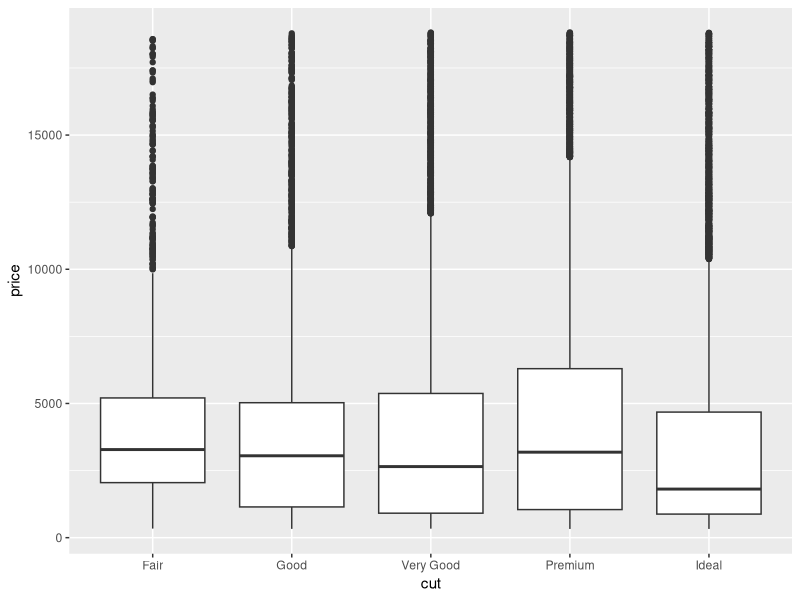
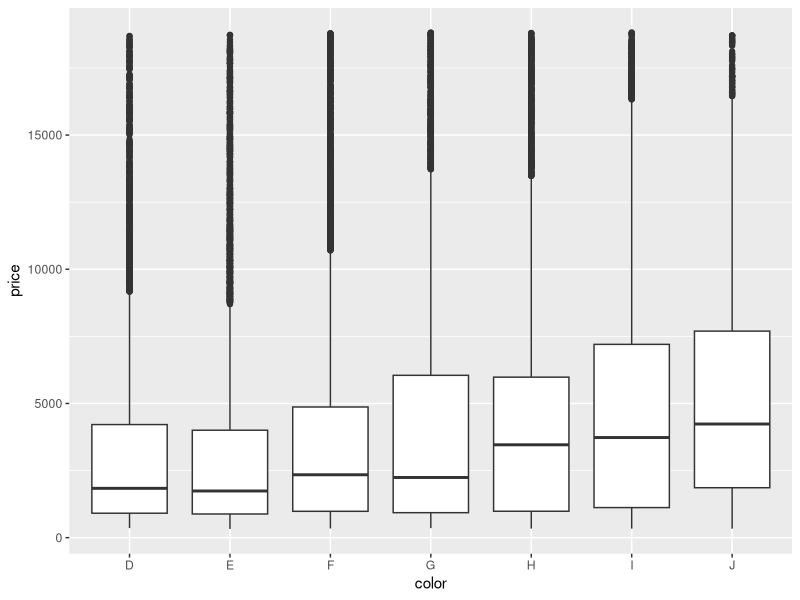
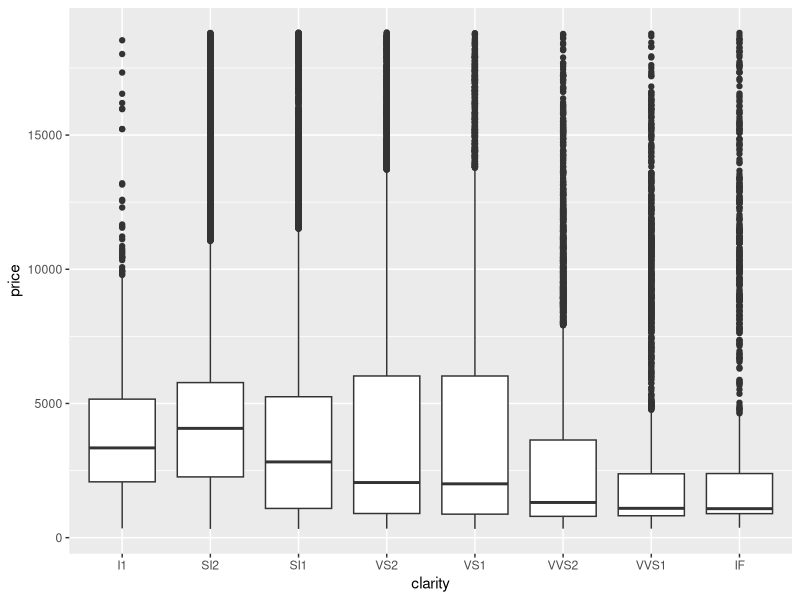
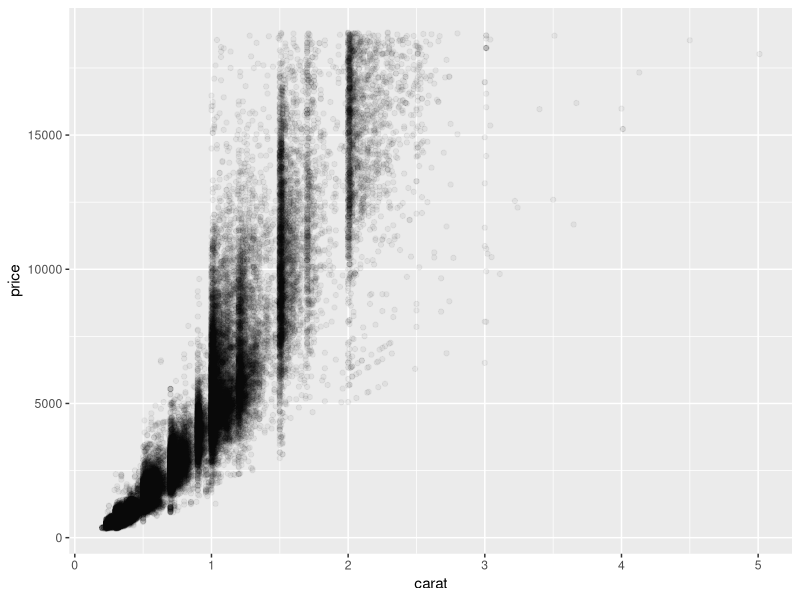
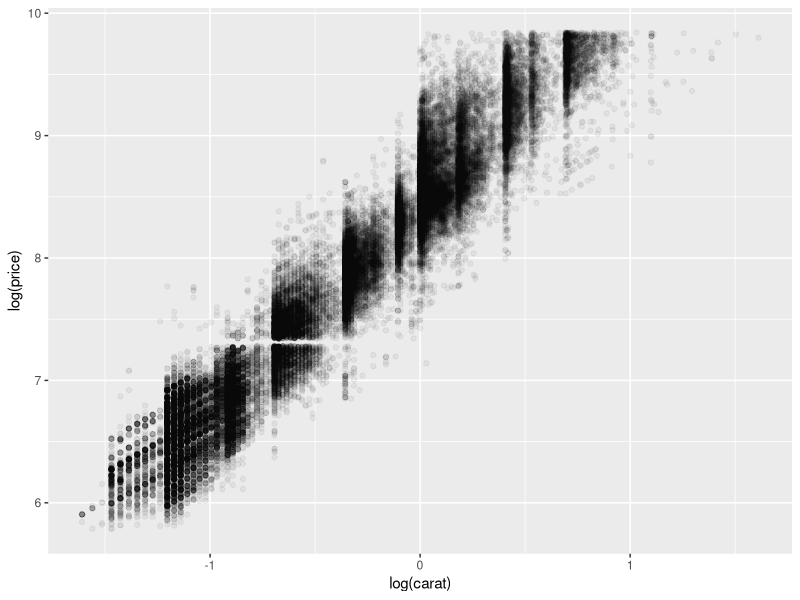
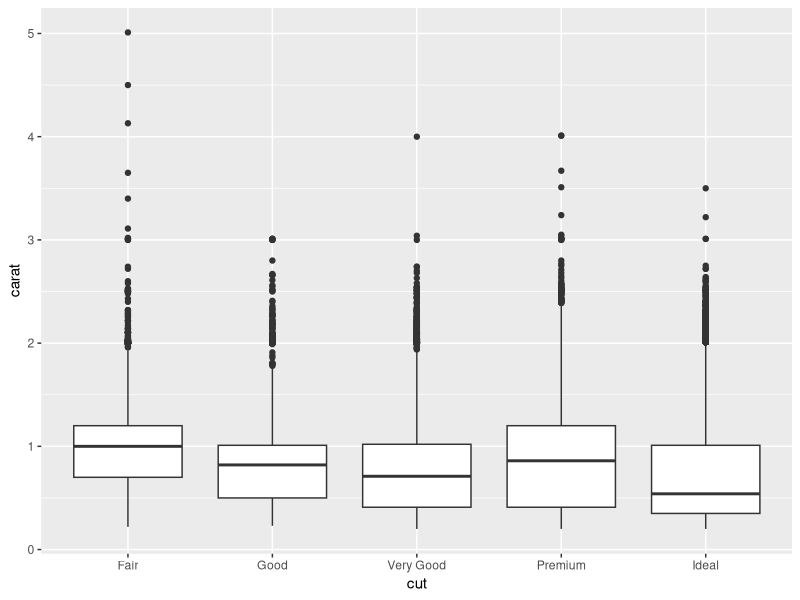
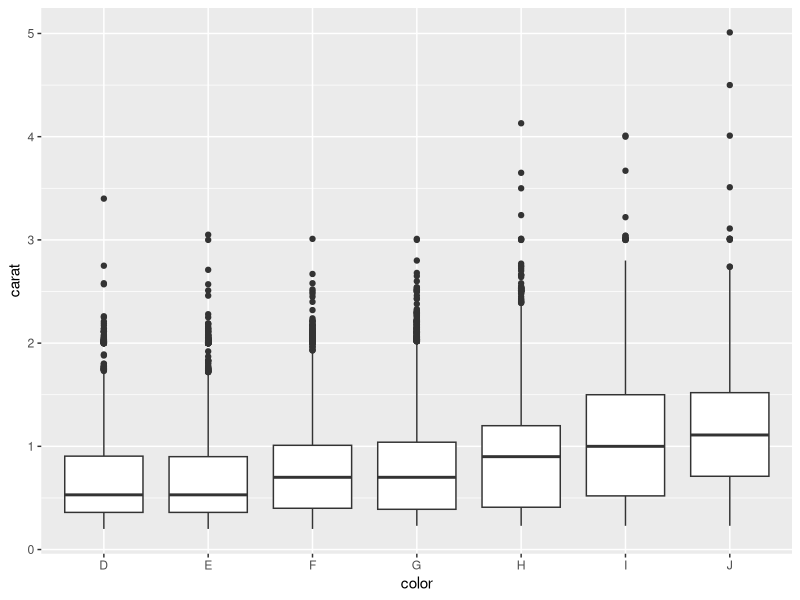
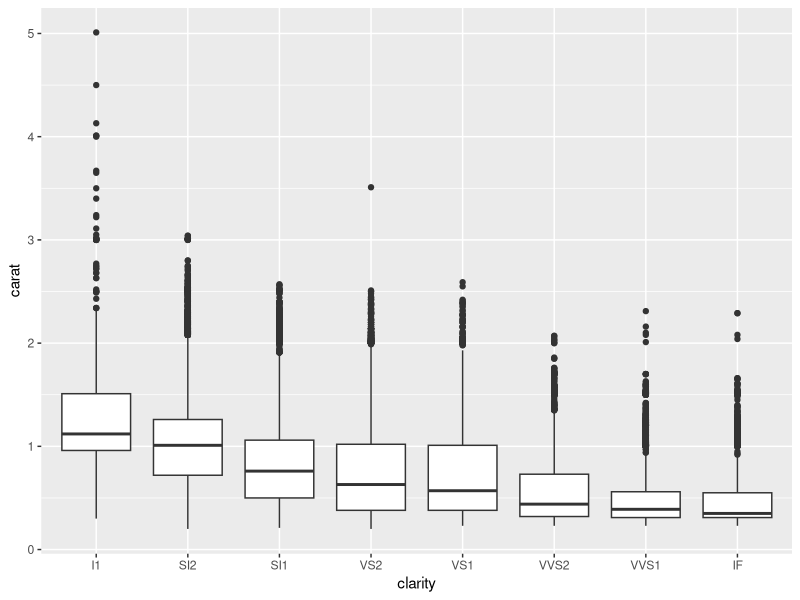

Here is the R script that generated these plots, in order:
## ---- chunk 1
knitr::opts_chunk$set(cache = FALSE, echo = TRUE, message = FALSE, warning = FALSE, fig.align = 'center')
## ---- chunk 2
library(tidyverse)
library(modelr)

diamonds
## ---- chunk 3
ggplot(data = diamonds) +
  geom_boxplot(mapping = aes(x = cut, y = price))

ggplot(data = diamonds) +
  geom_boxplot(mapping = aes(x = color, y = price))

ggplot(data = diamonds) +
  geom_boxplot(mapping = aes(x = clarity, y = price))
## ---- chunk 4
diamonds |>
  group_by(cut) |>
  summarise(n = n(), median_price = median(price))

diamonds |>
  group_by(color) |>
  summarise(n = n(), median_price = median(price))

diamonds |>
  group_by(clarity) |>
  summarise(n = n(), median_price = median(price))
## ---- chunk 5
ggplot(data = diamonds) +
  geom_point(mapping = aes(x = carat, y = price), alpha = 0.05)

# on log scales the relationship is linear
ggplot(data = diamonds) +
  geom_point(mapping = aes(x = log(carat), y = log(price)), alpha = 0.05)
## ---- chunk 6
ggplot(data = diamonds) +
  geom_boxplot(mapping = aes(x = cut, y = carat))

ggplot(data = diamonds) +
  geom_boxplot(mapping = aes(x = color, y = carat))

ggplot(data = diamonds) +
  geom_boxplot(mapping = aes(x = clarity, y = carat))
## ---- chunk 7
# linear model on log scales
mod = lm(log(price) ~ log(carat), data = diamonds)
mod$coefficients

# add the residuals to the data
diamonds2 =
  diamonds |>
  add_residuals(mod, "lresid")

# the residuals of the model
ggplot(diamonds2, aes(carat, lresid)) +
  geom_ref_line(h = 0) +
  geom_point(alpha = 0.05)
## ---- chunk 8
ggplot(data = diamonds2) +
  geom_boxplot(mapping = aes(x = cut, y = lresid))

ggplot(data = diamonds2) +
  geom_boxplot(mapping = aes(x = color, y = lresid))

ggplot(data = diamonds2) +
  geom_boxplot(mapping = aes(x = clarity, y = lresid))
## ---- chunk 9
diamonds2 |>
  group_by(cut) |>
  summarise(median_resid = median(lresid))

diamonds2 |>
  group_by(color) |>
  summarise(median_resid = median(lresid))

diamonds2 |>
  group_by(clarity) |>
  summarise(median_resid = median(lresid))
